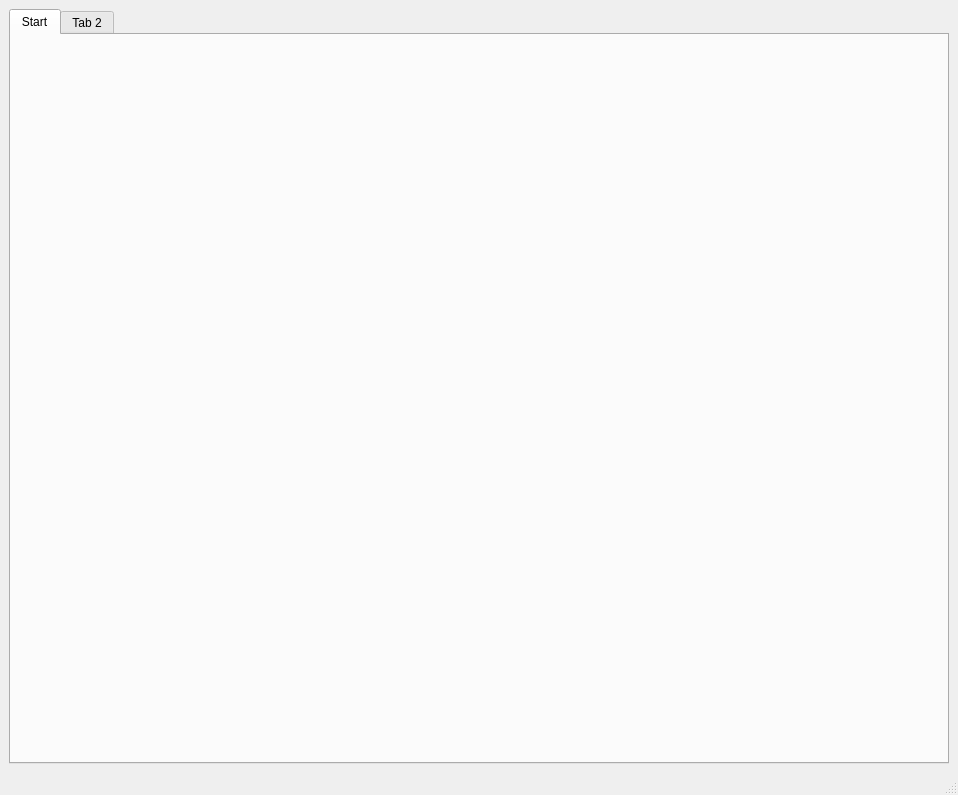
<?xml version="1.0" encoding="UTF-8"?>
<ui version="4.0">
 <class>MainWindow</class>
 <widget class="QMainWindow" name="MainWindow">
  <property name="geometry">
   <rect>
    <x>0</x>
    <y>0</y>
    <width>958</width>
    <height>795</height>
   </rect>
  </property>
  <property name="sizePolicy">
   <sizepolicy hsizetype="Fixed" vsizetype="Fixed">
    <horstretch>0</horstretch>
    <verstretch>0</verstretch>
   </sizepolicy>
  </property>
  <property name="windowTitle">
   <string>LED Control</string>
  </property>
  <widget class="QWidget" name="centralwidget">
   <layout class="QGridLayout" name="gridLayout_3">
    <item row="0" column="0">
     <layout class="QGridLayout" name="centralGridLayout">
      <item row="0" column="0">
       <widget class="QTabWidget" name="tabWidget">
        <property name="currentIndex">
         <number>0</number>
        </property>
        <widget class="QWidget" name="tab_3">
         <attribute name="title">
          <string>Start</string>
         </attribute>
        </widget>
        <widget class="QWidget" name="visualizerTab">
         <attribute name="title">
          <string>Tab 2</string>
         </attribute>
         <layout class="QGridLayout" name="gridLayout_2">
          <property name="leftMargin">
           <number>0</number>
          </property>
          <property name="topMargin">
           <number>0</number>
          </property>
          <property name="rightMargin">
           <number>0</number>
          </property>
          <property name="bottomMargin">
           <number>0</number>
          </property>
          <item row="0" column="0">
           <layout class="QVBoxLayout" name="visualizerVLayout">
            <item>
             <widget class="QComboBox" name="soundDeviceSelectBox"/>
            </item>
            <item>
             <layout class="QHBoxLayout" name="horizontalLayout">
              <item>
               <widget class="QPushButton" name="visualizerStartBtn">
                <property name="text">
                 <string>Start</string>
                </property>
               </widget>
              </item>
              <item>
               <widget class="QPushButton" name="visualizerStopBtn">
                <property name="text">
                 <string>Stop</string>
                </property>
               </widget>
              </item>
             </layout>
            </item>
           </layout>
          </item>
         </layout>
        </widget>
       </widget>
      </item>
     </layout>
    </item>
   </layout>
  </widget>
  <widget class="QMenuBar" name="menubar">
   <property name="geometry">
    <rect>
     <x>0</x>
     <y>0</y>
     <width>958</width>
     <height>21</height>
    </rect>
   </property>
  </widget>
  <widget class="QStatusBar" name="statusbar"/>
 </widget>
 <resources/>
 <connections/>
</ui>
